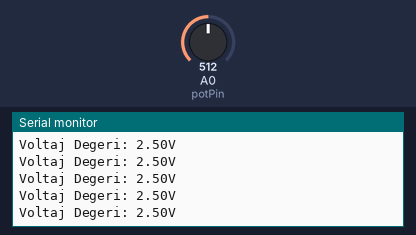
Recording of a sketch running on a simulated Arduino Uno, built with avr-gcc and run on an emulated ATmega328P. On the bench: the last lines printed to the serial monitor. Inputs (shaded band) come from the test bench; at power-on: A0 (potPin) = 512.

Above: at 1.2 s.
1.3 s: A0 (potPin) set to 716
At 1.56 s:
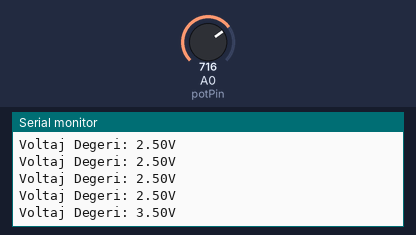
2.8 s: A0 (potPin) set to 900
At 2.97 s:
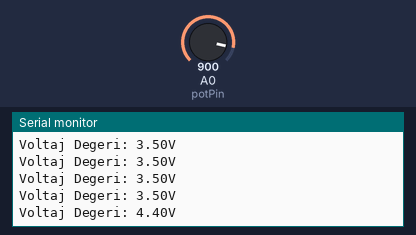
Timing chart, 0 to 5.8 s (numbered marks = the images above; inputs shaded):
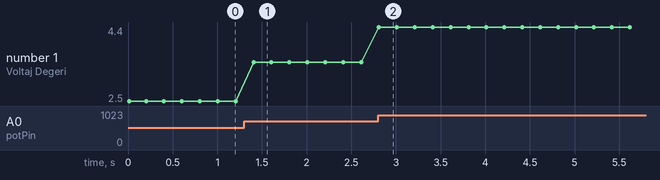

The sketch:

ders8-Analog_to_0-5V.ino
```cpp
int potPin=A0;
int potValue=0;
float voltage=0;


void setup() {
  Serial.begin(9600);
  pinMode(potPin,INPUT);
  Serial.println("Started...");
  delay(1);


}

void loop() {
  potValue=analogRead(potPin);
  voltage= potValue*(5.0/1023.0);
  Serial.print("Voltaj Degeri: ");
  Serial.print(voltage);
  Serial.println("V");
  delay(200);


}
```

Measured:
- after the input at 1.3 s, the serial monitor: prints a new line after 0.11 s (image 1)
- after the input at 2.8 s, the serial monitor: prints a new line at once (image 2)
- plotted number 1: 2.5 → 3.5 after the input at 1.3 s, 3.5 → 4.4 after the input at 2.8 s
